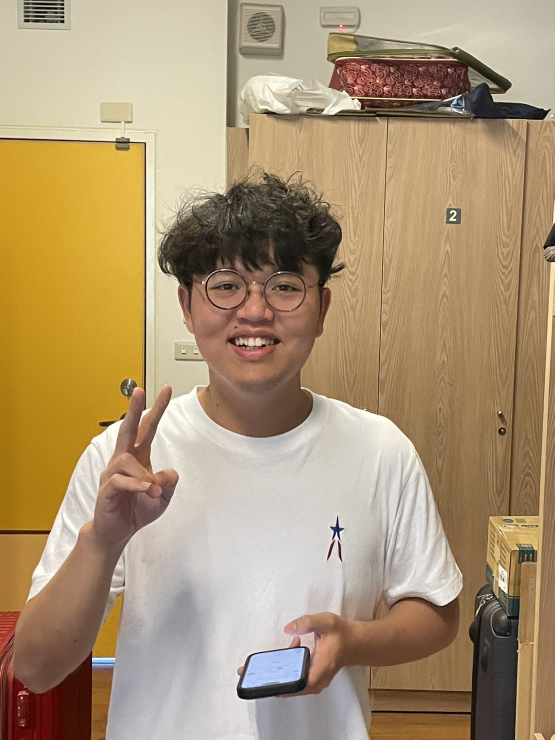
#> input picture distance/Yolov4-Detector-and-Distance-Estimator-master/ReferenceImages/image16.jpg, 1109 x 1479 px, given in place of the camera (shown at 1/2 size)
$ python create_data.py
#> lines starting #> are read from the running program, lines starting #| are printed output that depends on the picture; after the words box and inside, x2 and y2 are one past the last pixel; in counts of white or black regions, pixels touching at a corner belong together
import cv2
import os, glob
import numpy as np
from time import sleep

def saveImg(image, index):  #圖片存檔
    filename = 'images/' + name + '/face{:03d}.jpg'.format(index)
    cv2.imwrite(filename, image)

index = 1
total = 100  #人臉取樣總數

name = input('輸入姓名 (使用英文)：')
#> the answer given: ../distance/Yolov4-Detector-and-Distance-Estimator-master/ReferenceImages/image16.jpg
if os.path.isdir('images/' + name):  #使用姓名做為資料夾名稱
    print('此姓名已存在！')
else:
    os.mkdir('images/' + name)  #建立資料夾
    face_cascade = cv2.CascadeClassifier(cv2.data.haarcascades + "haarcascade_frontalface_alt2.xml")
    cap = cv2.VideoCapture(0)  #開啟攝影機
    cv2.namedWindow('video', cv2.WINDOW_NORMAL)
    while index > 0:  #取樣
        ret, frame = cap.read()
#> frame is the input picture: shape (1479, 1109, 3); mean B, G, R 116.1, 148.9, 171.9
        frame = cv2.flip(frame, 1)
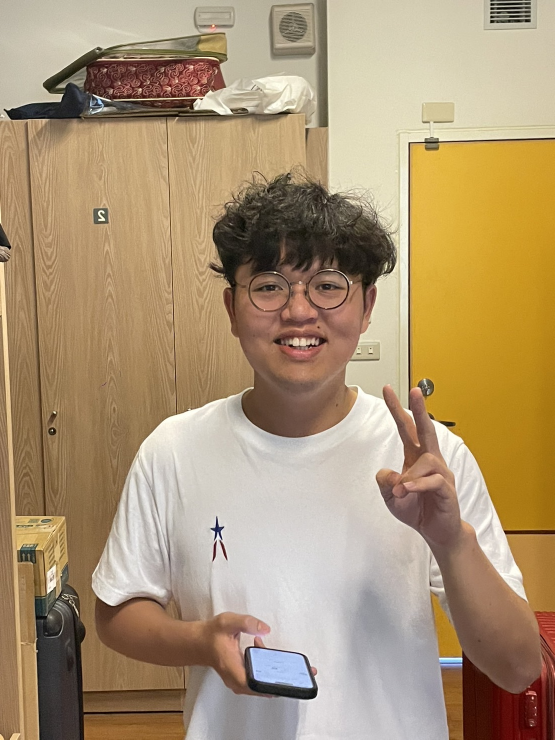
#> frame: shape (1479, 1109, 3) (shown at 1/2 size); mean B, G, R 116.1, 148.9, 171.9
        gray = cv2.cvtColor(frame, cv2.COLOR_BGR2GRAY)
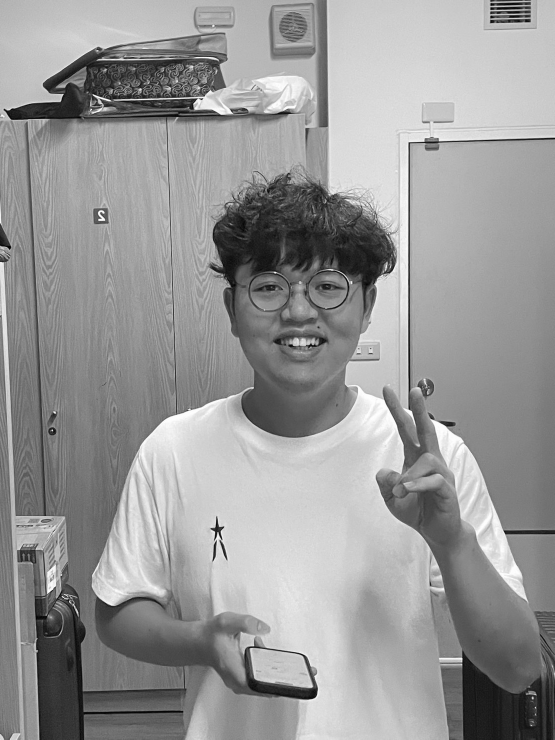
#> gray: shape (1479, 1109) (shown at 1/2 size); min 0, max 255, mean 152
        faces = face_cascade.detectMultiScale(gray, 1.1, 3)
#> faces = [[457, 463, 290, 290]]
        for (x, y, w, h) in faces:
            frame = cv2.rectangle(frame, (x, y), (x + w, y + h), (0, 255, 0), 3)  #框選臉部
            image = cv2.resize(gray[y: y + h, x: x + w], (400, 400))  #存檔圖片大小
            saveImg(image, index)
            sleep(0.1)
            index += 1
            if index > total:
                print('取樣完成！')
                index = -1  #離開迴圈
                break
#> this loop made 1 pass
#> (x, y, w, h) on pass 1: (457, 463, 290, 290)
#> pass 1, `frame = cv2.rectangle(frame, (x, y), (x + w, y + h), (0, 255, 0), 3)`:
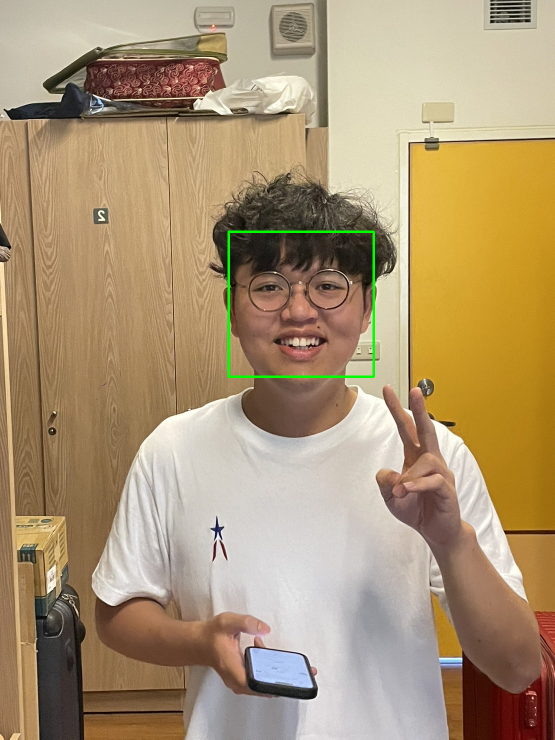
#> frame: shape (1479, 1109, 3) (shown at 1/2 size); 0.35% of pixels changed, all inside (x1, y1, x2, y2) = (455, 461, 750, 756)
#> pass 1, `image = cv2.resize(gray[y: y + h, x: x + w], (400, 400))`:
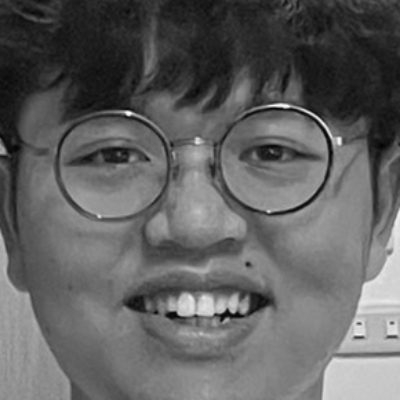
#> image: shape (400, 400); min 3, max 250, mean 97.2
#> after the loop, index = 2
        cv2.imshow('video', frame)
        cv2.waitKey(1)
    cap.release()  #關閉cam
    cv2.destroyAllWindows()

images = []  #存所有訓練圖形
labels = []  #存所有訓練標籤
labelstr = []  #會員姓名
count = 0  #會員編號索引
dirs = os.listdir('images')  #取得所有資料夾及檔案
for d in dirs:
    if os.path.isdir('images/' + d):  #只處理資料夾
        files = glob.glob('images/' + d + '/*.jpg')  #取得資料夾中所有圖檔
        for filename in files:  #逐一處理圖片
            img = cv2.imread(filename, cv2.COLOR_BGR2GRAY)
            images.append(img)
            labels.append(count)  #以數值做為標籤
        labelstr.append(d)  #將姓名加入串列
        count += 1

#建立姓名檔案，在辨識人臉時使用
f = open('member.txt', 'w')
f.write(','.join(labelstr))
f.close()

print('開始建立模型...')
model = cv2.face.LBPHFaceRecognizer_create()  #建立LBPH空模型
model.train(np.asarray(images), np.asarray(labels))  #訓練模型
model.save('faces_LBPH.yml')  #儲存模型
print('建立模型完成！')

$ run again, on distance/Yolov4-Detector-and-Distance-Estimator-master/ReferenceImages/image17.jpg
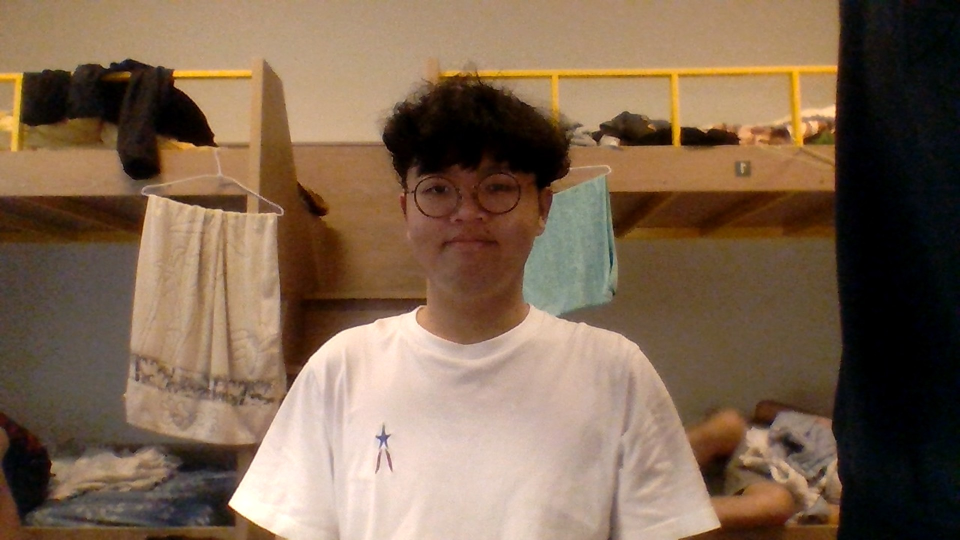
#> input picture distance/Yolov4-Detector-and-Distance-Estimator-master/ReferenceImages/image17.jpg, 1920 x 1080 px, given in place of the camera (shown at 1/2 size)
#> frame is the input picture: shape (1080, 1920, 3); mean B, G, R 80.3, 101.9, 125.8
#> `gray = cv2.cvtColor(frame, cv2.COLOR_BGR2GRAY)`:
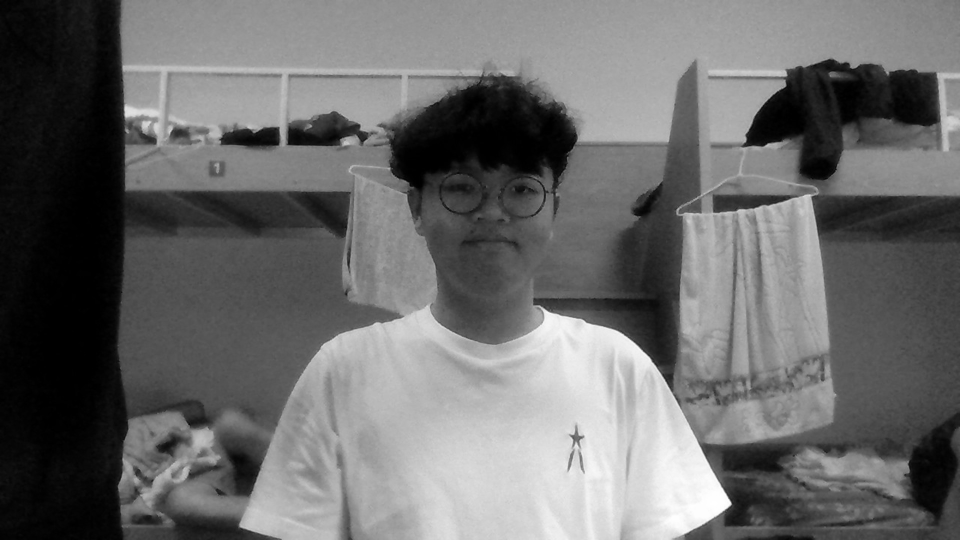
#> gray: shape (1080, 1920) (shown at 1/2 size); min 0, max 255, mean 106.6
#> faces = [[844, 274, 275, 275]]
#> the loop `for (x, y, w, h) in faces:` made 1 pass
#> (x, y, w, h) on pass 1: (844, 274, 275, 275)
#> pass 1, `image = cv2.resize(gray[y: y + h, x: x + w], (400, 400))`:
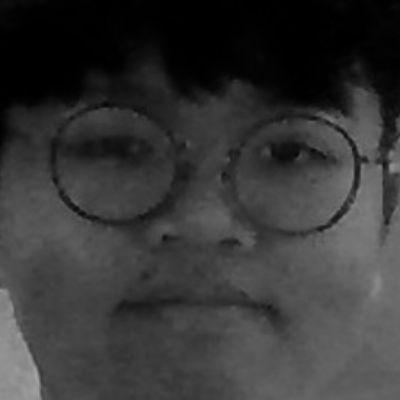
#> image: shape (400, 400); min 0, max 163, mean 54
#> after the loop `for (x, y, w, h) in faces:`: index = 2

$ run again, on distance/Yolov4-Detector-and-Distance-Estimator-master/ReferenceImages/image18.jpg
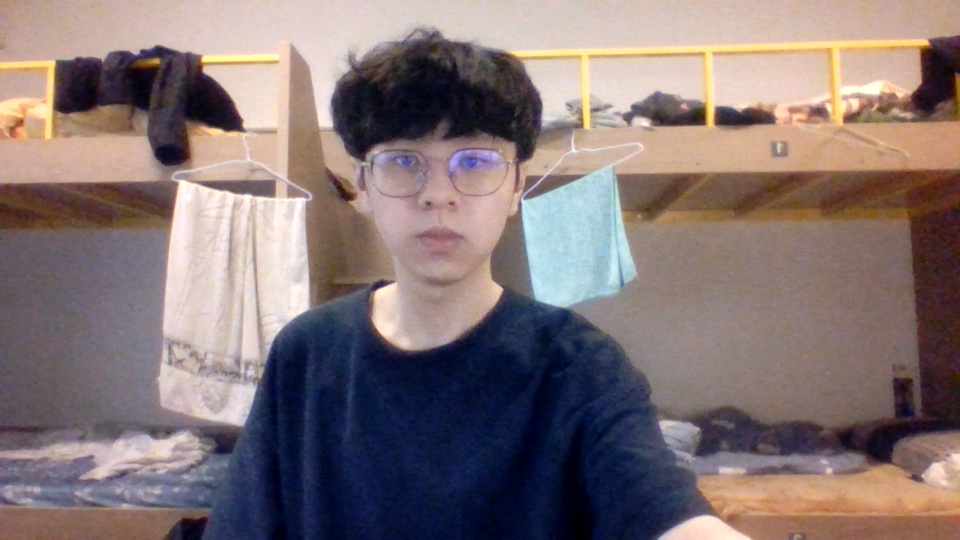
#> input picture distance/Yolov4-Detector-and-Distance-Estimator-master/ReferenceImages/image18.jpg, 1920 x 1080 px, given in place of the camera (shown at 1/2 size)
#> frame is the input picture: shape (1080, 1920, 3); mean B, G, R 116.4, 116, 131.1
#> `gray = cv2.cvtColor(frame, cv2.COLOR_BGR2GRAY)`:
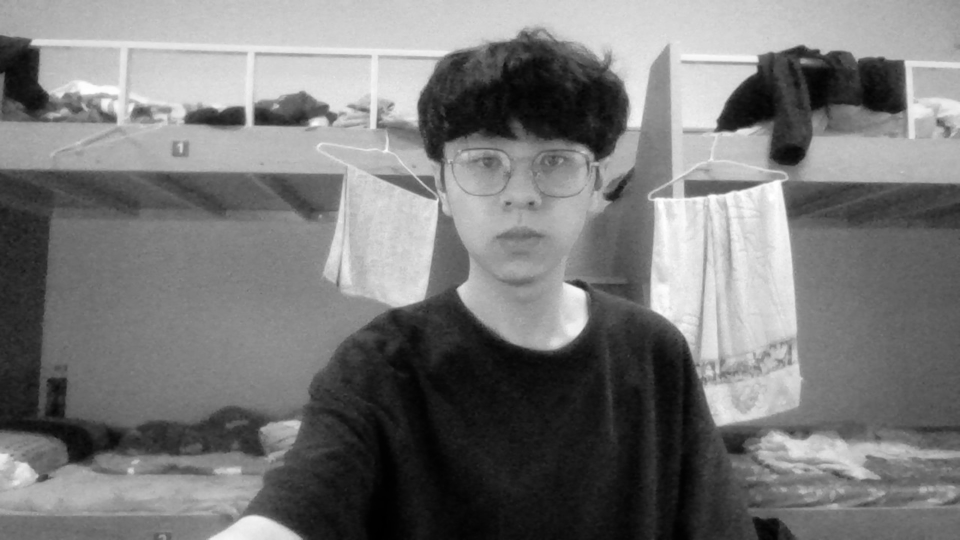
#> gray: shape (1080, 1920) (shown at 1/2 size); min 0, max 255, mean 120.5
#> faces = [[850, 189, 386, 386]]
#> the loop `for (x, y, w, h) in faces:` made 1 pass
#> (x, y, w, h) on pass 1: (850, 189, 386, 386)
#> pass 1, `image = cv2.resize(gray[y: y + h, x: x + w], (400, 400))`:
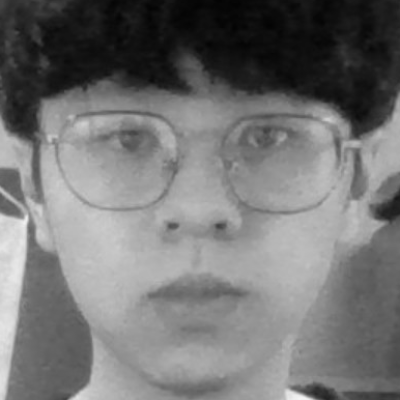
#> image: shape (400, 400); min 3, max 244, mean 115.6
#> after the loop `for (x, y, w, h) in faces:`: index = 2
